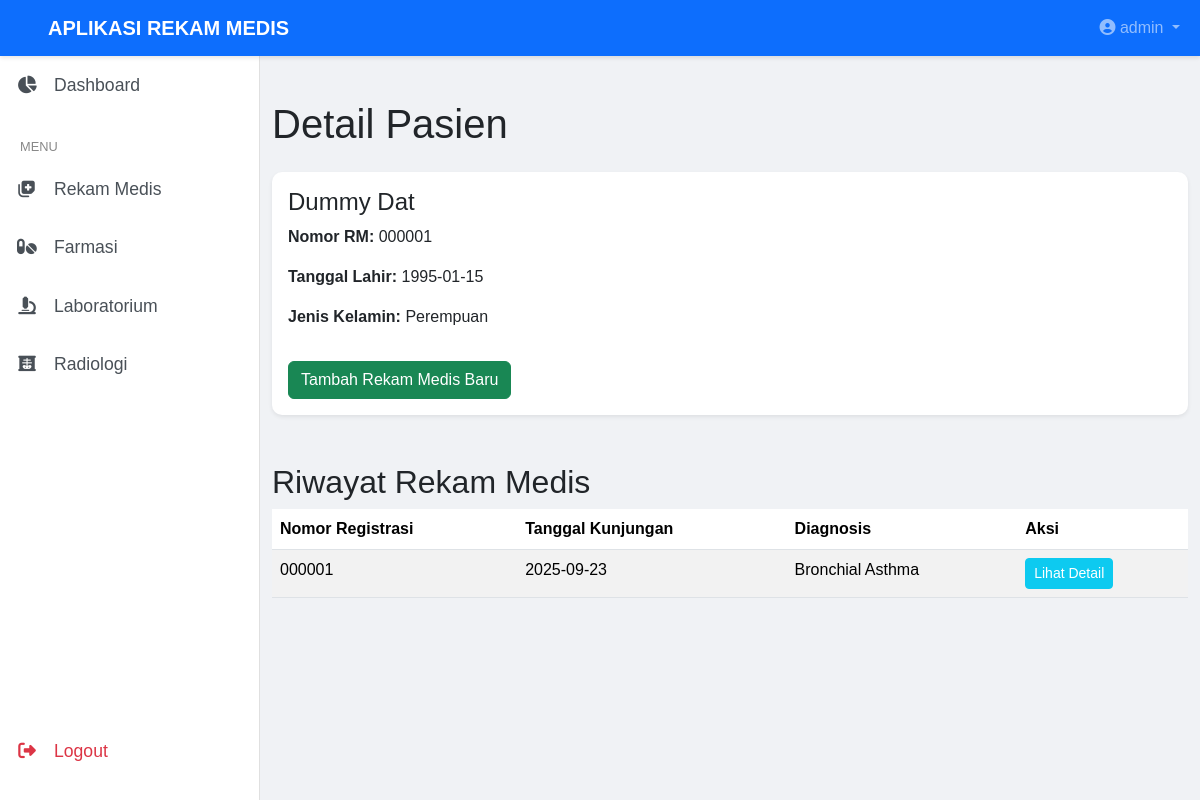
The app's page /patient_details.php?rm=000001 (signed in) with its own data.
### tables this page shows
CREATE TABLE `patients` (
  `patient_id` int(11) NOT NULL,
  `med_record_number` varchar(6) NOT NULL,
  `full_name` varchar(100) NOT NULL,
  `date_of_birth` date NOT NULL,
  `gender` enum('Laki-laki','Perempuan') NOT NULL,
  `address` text DEFAULT NULL,
  `phone_number` varchar(15) DEFAULT NULL,
  `created_at` timestamp NOT NULL DEFAULT current_timestamp()
);

CREATE TABLE `encounters` (
  `encounter_id` int(11) NOT NULL,
  `registration_number` varchar(6) NOT NULL,
  `med_record_number` varchar(6) NOT NULL,
  `visit_date` date NOT NULL,
  `diagnosis` text DEFAULT NULL,
  `vitals_systolic` int(11) DEFAULT NULL,
  `vitals_diastolic` int(11) DEFAULT NULL,
  `vitals_heart_rate` int(11) DEFAULT NULL,
  `vitals_respiratory_rate` int(11) DEFAULT NULL,
  `vitals_temperature` decimal(4,1) DEFAULT NULL,
  `vitals_oxygen_saturation` int(11) DEFAULT NULL,
  `vitals_weight` decimal(5,2) DEFAULT NULL,
  `treatment` text DEFAULT NULL,
  `disposition` text DEFAULT NULL,
  `chronic_diseases` text DEFAULT NULL,
  `pacs_orders` text DEFAULT NULL,
  `created_by` int(11) DEFAULT NULL,
  `created_at` timestamp NOT NULL DEFAULT current_timestamp()
);

### app/models/Patient.php (called while the page is built, shortened)
<?php
class Patient {
    private $conn;
    public function __construct() {
        $this->conn = new mysqli(DB_HOST, DB_USER, DB_PASS, DB_NAME);
    }
    public function getPatientByMedRecordNumber($med_record_number) {
        $stmt = $this->conn->prepare("SELECT * FROM patients WHERE med_record_number = ?");
        $stmt->bind_param("s", $med_record_number);
        $stmt->execute();
        $result = $stmt->get_result();
        return $result->fetch_assoc();
    }
    public function getEncountersByMedRecordNumber($med_record_number) {
        $stmt = $this->conn->prepare("SELECT * FROM encounters WHERE med_record_number = ? ORDER BY visit_date DESC");
        $stmt->bind_param("s", $med_record_number);
        $stmt->execute();
        $result = $stmt->get_result();
        $encounters = [];
        if ($result->num_rows > 0) {
            while($row = $result->fetch_assoc()) {
                $encounters[] = $row;
            }
        }
        return $encounters;
    }
}
?>

### patient_details.php (the view, shortened to what this page needs)
<?php
require_once 'app/models/Patient.php';
$med_record_number = $_GET['rm'] ?? '';
$patientModel = new Patient();
$patient = $patientModel->getPatientByMedRecordNumber($med_record_number);
$encounters = $patientModel->getEncountersByMedRecordNumber($med_record_number);
function isActive($pageName) {
    $currentPage = basename($_SERVER['PHP_SELF']);
    return $currentPage === $pageName ? 'active' : '';
}
?>
<!DOCTYPE html>
<html lang="id">
<head>
    <link href="https://cdn.jsdelivr.net/npm/bootstrap@5.3.2/dist/css/bootstrap.min.css" rel="stylesheet">
    <link rel="stylesheet" href="https://cdnjs.cloudflare.com/ajax/libs/font-awesome/6.4.0/css/all.min.css">
    <link rel="stylesheet" href="assets/css/style.css">
</head>
<body>
    <nav class="navbar navbar-expand-lg navbar-dark bg-primary fixed-top">
        <div class="container-fluid">
            <a class="navbar-brand fw-bold ms-3" href="#">APLIKASI REKAM MEDIS</a>
            <div class="collapse navbar-collapse justify-content-end" id="navbarNav">
                <ul class="navbar-nav">
                    <li class="nav-item dropdown">
                        <a class="nav-link dropdown-toggle" href="#" id="navbarDropdown" role="button" data-bs-toggle="dropdown" aria-expanded="false">
                            <i class="fas fa-user-circle"></i> <?php echo htmlspecialchars($_SESSION['role']); ?>
                        </a>
                    </li>
                </ul>
            </div>
        </div>
    </nav>
    <div class="d-flex" id="wrapper">
        <nav id="sidebarMenu" class="sidebar">
            <div class="sidebar-top">
                <div class="list-group list-group-flush">
                    <a href="dashboard.php" class="list-group-item list-group-item-action py-3 ripple <?php echo isActive('dashboard.php'); ?>">
                        <i class="fas fa-chart-pie fa-fw me-3"></i><span>Dashboard</span>
                    </a>
                </div>
            </div>
            <div class="sidebar-menu">
                <h6 class="menu-title">MENU</h6>
                <div class="list-group list-group-flush">
                    <?php if ($_SESSION['role'] === 'admin' || $_SESSION['role'] === 'dokter') { ?>
                        <a href="patients.php" class="list-group-item list-group-item-action py-3 ripple <?php echo isActive('patients.php'); ?>">
                            <i class="fas fa-notes-medical fa-fw me-3"></i><span>Rekam Medis</span>
                        </a>
                    <?php } ?>
                    <?php if ($_SESSION['role'] === 'admin' || $_SESSION['role'] === 'farmasi') { ?>
                        <a href="pharmacy.php" class="list-group-item list-group-item-action py-3 ripple <?php echo isActive('pharmacy.php'); ?>">
                            <i class="fas fa-pills fa-fw me-3"></i><span>Farmasi</span>
                        </a>
                    <?php } ?>
                    <?php if ($_SESSION['role'] === 'admin' || $_SESSION['role'] === 'laboratorium') { ?>
                        <a href="lab.php" class="list-group-item list-group-item-action py-3 ripple <?php echo isActive('lab.php'); ?>">
                            <i class="fas fa-microscope fa-fw me-3"></i><span>Laboratorium</span>
                        </a>
                    <?php } ?>
                    <?php if ($_SESSION['role'] === 'admin' || $_SESSION['role'] === 'radiologi') { ?>
                        <a href="radiology.php" class="list-group-item list-group-item-action py-3 ripple <?php echo isActive('radiology.php'); ?>">
                            <i class="fas fa-x-ray fa-fw me-3"></i><span>Radiologi</span>
                        </a>
                    <?php } ?>
                </div>
            </div>
            <div class="sidebar-bottom">
                <div class="list-group list-group-flush">
                    <a href="logout.php" class="list-group-item list-group-item-action py-3 ripple text-danger">
                        <i class="fas fa-sign-out-alt fa-fw me-3"></i><span>Logout</span>
                    </a>
                </div>
            </div>
        </nav>
        <div id="page-content-wrapper">
            <main class="content">
                <div class="container-fluid py-4">
                    <h1 class="mb-4">Detail Pasien</h1>
                    <div class="card shadow-sm mb-4">
                        <div class="card-body">
                            <h4 class="card-title"><?php echo htmlspecialchars($patient['full_name']); ?></h4>
                            <p class="card-text"><strong>Nomor RM:</strong> <?php echo htmlspecialchars($patient['med_record_number']); ?></p>
                            <p class="card-text"><strong>Tanggal Lahir:</strong> <?php echo htmlspecialchars($patient['date_of_birth']); ?></p>
                            <p class="card-text"><strong>Jenis Kelamin:</strong> <?php echo htmlspecialchars($patient['gender']); ?></p>
                            <a href="add_encounter.php?rm=<?php echo htmlspecialchars($patient['med_record_number']); ?>" class="btn btn-success mt-3">Tambah Rekam Medis Baru</a>
                        </div>
                    </div>
                    <h2 class="mt-5">Riwayat Rekam Medis</h2>
                    <div class="table-responsive">
                        <table class="table table-striped table-hover">
                            <thead>
                                <tr>
                                    <th>Nomor Registrasi</th>
                                    <th>Tanggal Kunjungan</th>
                                    <th>Diagnosis</th>
                                    <th>Aksi</th>
                                </tr>
                            </thead>
                            <tbody>
                                <?php if (!empty($encounters)): ?>
                                    <?php foreach ($encounters as $encounter): ?>
                                    <tr>
                                        <td><?php echo htmlspecialchars($encounter['registration_number']); ?></td>
                                        <td><?php echo htmlspecialchars($encounter['visit_date']); ?></td>
                                        <td><?php echo htmlspecialchars($encounter['diagnosis']); ?></td>
                                        <td>
                                            <a href="#" class="btn btn-sm btn-info text-white">Lihat Detail</a>
                                        </td>
                                    </tr>
                                    <?php endforeach; ?>
                                <?php else: ?>
                                    <tr>
                                        <td colspan="4" class="text-center">Tidak ada riwayat rekam medis.</td>
                                    </tr>
                                <?php endif; ?>
                            </tbody>
                        </table>
                    </div>
                </div>
            </main>
        </div>
    </div>
</body>
</html>

### assets/css/style.css (style rules this page uses)
body { font-family: Arial, sans-serif; background-color: #f0f2f5; padding-top: 56px; }
#wrapper { display: flex; }
.navbar { z-index: 1030; box-shadow: 0 2px 4px rgba(0, 0, 0, 0.1); }
.navbar-brand { padding-left: 20px; }
.sidebar { position: fixed; top: 56px; left: 0; bottom: 0; width: 260px; z-index: 1020; background-color: #fff; border-right: 1px solid #e0e0e0; display: flex; flex-direction: column; }
.sidebar-menu { flex-grow: 1; padding-top: 10px; }
.sidebar-bottom { flex-grow: 0; padding-bottom: 20px; }
.menu-title { font-size: 0.8rem; color: #888; margin-left: 20px; margin-top: 15px; margin-bottom: 5px; }
.list-group-item { border: none; border-left: 5px solid transparent; }
.list-group-item-action { color: #495057; padding: 12px 1rem; font-size: 1.1rem; font-weight: 500; transition: background-color 0.3s, color 0.3s, border-left 0.3s; }
.list-group-item-action i { color: #495057; transition: color 0.3s; }
.list-group-item-action.text-danger i { color: #dc3545 !important; }
#page-content-wrapper { flex-grow: 1; overflow-x: hidden; padding-top: 20px; margin-left: 260px; }
.card { border-radius: 10px; border: none; box-shadow: 0 4px 6px rgba(0, 0, 0, 0.1); transition: transform 0.2s; }

### records on screen
patients: full_name "Dummy Dat", med_record_number "000001", date_of_birth "1995-01-15", gender "Perempuan"
encounters: registration_number "000001", visit_date "2025-09-23", diagnosis "Bronchial Asthma"

### other values on screen
$_SESSION['role'] "admin"
